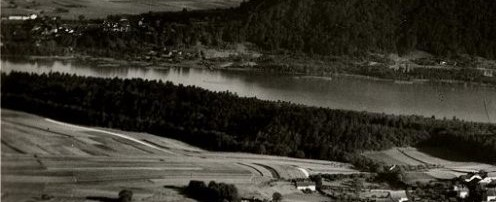
#> input picture figs/01_then_cropped.jpg, 496 x 202 px, given in place of 07_then_cropped.jpg, which was not available
$ python SIFT.py
#> lines starting #> are read from the running program, lines starting #| are printed output that depends on the picture; pictures that were not available may be replaced by others from this repository, and a replacement may not be noted
# -*- coding:UTF-8 -*-
"""
@author: dueToLife
@contact: wkp372874136@mail.ustc.edu.cn
@datetime: 2021/12/26 19:53
@file: SIFT.py
@software: PyCharm
"""
import cv2
import numpy as np
from matplotlib import pyplot as plt
import time

num = 7
num = '{:02d}'.format(num)
img1 = cv2.imread('../figs/'+str(num)+'_then_cropped.jpg')  # query
#> img1 is the input picture: shape (202, 496, 3); mean B, G, R 43.1, 52.3, 55
img2 = cv2.imread('../figs/'+str(num)+'_now.jpg')  # train
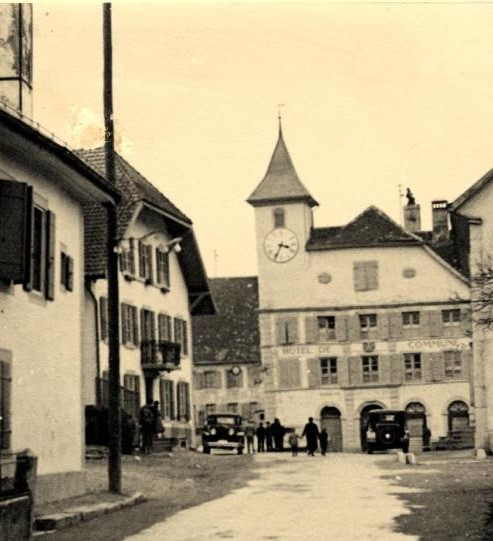
#> input picture figs/02_then_cropped.jpg, 493 x 541 px, given in place of 07_now.jpg, which was not available
#> img2 is the input picture: shape (541, 493, 3); mean B, G, R 129.8, 159.7, 172.9

# convert RGB to GRAY
img1gray = cv2.cvtColor(img1, cv2.COLOR_BGR2GRAY)
img2gray = cv2.cvtColor(img2, cv2.COLOR_BGR2GRAY)
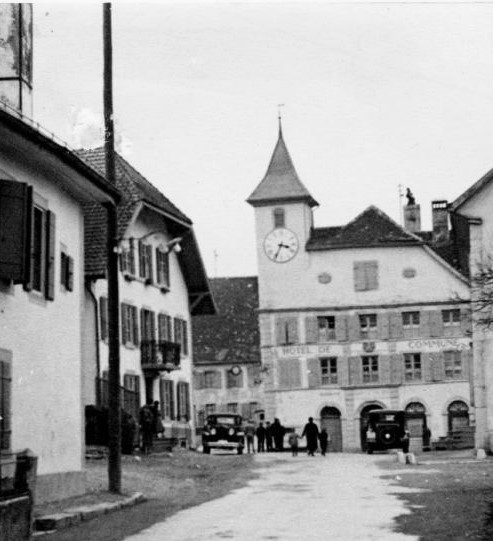
#> img2gray: shape (541, 493); min 0, max 252, mean 160.3

img1hist = cv2.equalizeHist(img1gray)
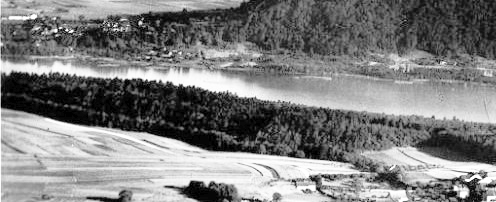
#> img1hist: shape (202, 496); min 0, max 255, mean 126.7
img2hist = cv2.equalizeHist(img2gray)
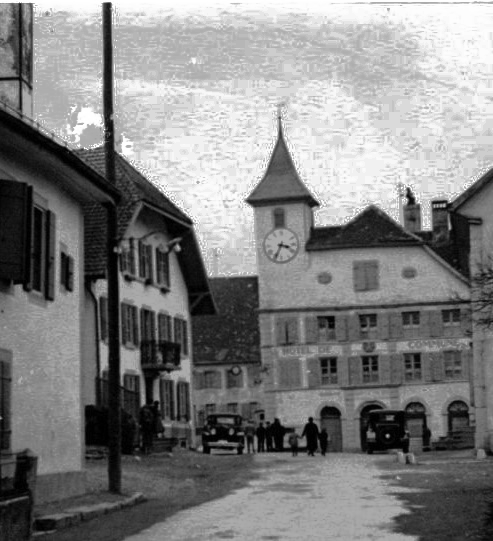
#> img2hist: shape (541, 493); min 0, max 255, mean 128.8

img1gauss = cv2.blur(img1, (3, 3))
img2gauss = cv2.blur(img2, (3, 3))
img1gauss = cv2.blur(img1gauss, (3, 3))
img2gauss = cv2.blur(img2gauss, (3, 3))
# img1gauss = cv2.blur(img1gauss, (3, 3))
# img2gauss = cv2.blur(img2gauss, (3, 3))
img1lap = cv2.Laplacian(img1gray, 0) + img1gray
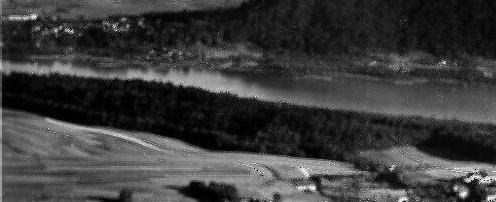
#> img1lap: shape (202, 496); min 0, max 255, mean 60.3
img2lap = cv2.Laplacian(img2gauss, 0) + img2gauss
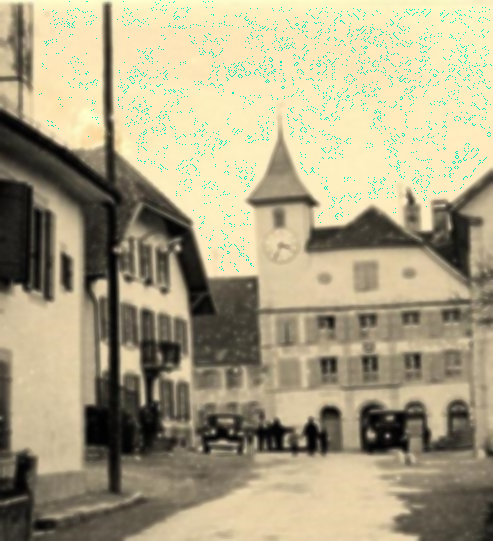
#> img2lap: shape (541, 493, 3); mean B, G, R 131.7, 161.7, 171.5

# create SIFT and detect key points
surf = cv2.SIFT_create()
kp1, description1 = surf.detectAndCompute(img1gauss, None)
#> kp1 = 297 keypoints; strongest (x, y, size): (463, 194, 5.1), (312, 187, 3.9), (33, 17, 3.3), (487, 180, 4.4)
kp2, description2 = surf.detectAndCompute(img2gauss, None)
#> kp2 = 974 keypoints; strongest (x, y, size): (101, 288, 10), (130, 360, 15.2), (330, 412, 11), (109, 125, 7.1)

FLANN_INDEX_KDTREE = 0
indexParams = dict(algorithm=FLANN_INDEX_KDTREE, trees=5)
searchParams = dict(checks=50)

flann = cv2.FlannBasedMatcher(indexParams, searchParams)
match = flann.knnMatch(description1, description2, k=2)
#> match = 297 matches
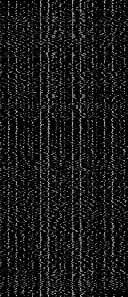
#> description1: shape (297, 128) float32; min 0, max 207, mean 24.9

# well matched points
good = []
# print(len(match))
for i, (m, n) in enumerate(match):
    if m.distance < 0.75*n.distance:
        good.append(m)
#> after the loop, good = 5 matches
# print(len(good))
# projection matrix
src_pts = np.float32([kp1[m.queryIdx].pt for m in good]).reshape(-1, 1, 2)
#> src_pts = [[90.09, 80.45], [144.1, 68.74], [196.6, 177.6], [209.6, 65.61], [454.8, 194.1]]
ano_pts = np.float32([kp2[m.trainIdx].pt for m in good]).reshape(-1, 1, 2)
#> ano_pts = [[10.66, 505.2], [10.66, 505.2], [170.7, 454.2], [159.7, 326.3], [389.3, 422.1]]
M, mask = cv2.findHomography(src_pts, ano_pts, cv2.RANSAC, 4.0)
#> mask = [0, 0, 0, 0, 0]

# apply projection transform to old picture
#> (the run stopped early here; a loop or call above may not have finished)
